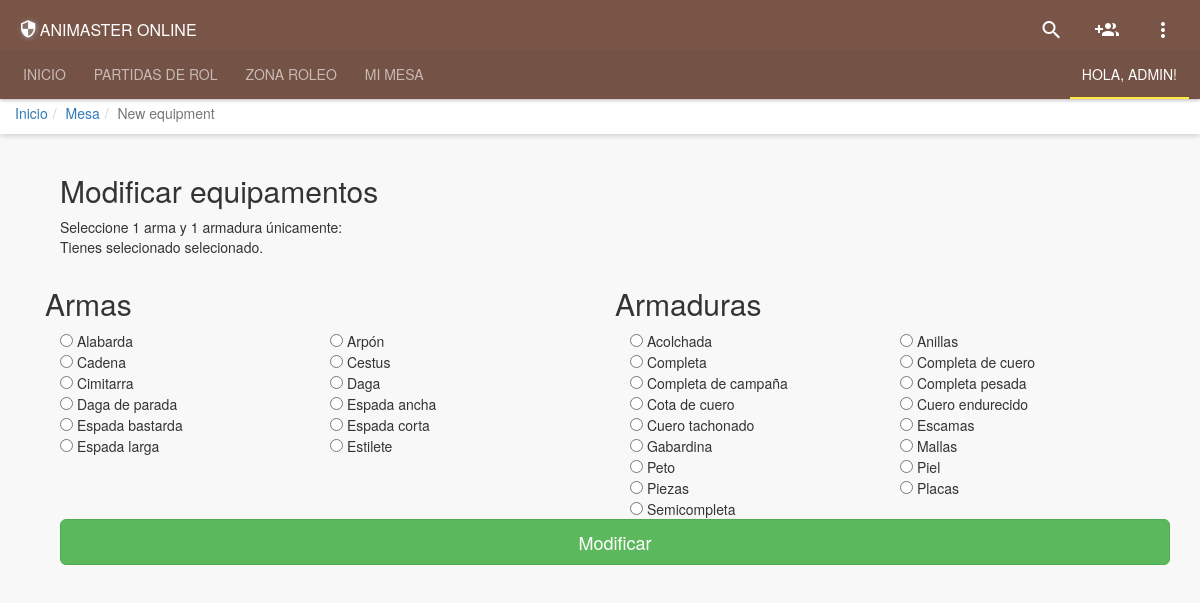
/settings/character/mod_equipment.php (signed in), run on the app's committed database.
### tables this page shows
CREATE TABLE Objeto (
      `id_objeto` int(11) NOT NULL AUTO_INCREMENT,
  `nombre` varchar(32) DEFAULT NULL,
  `descripcion` varchar(2000) DEFAULT NULL,
  `peso` float(4,1) DEFAULT NULL,
  `precio` int(11) DEFAULT NULL,
  `public` varchar(8) DEFAULT 'true',
  `disponibilidad` varchar(8) DEFAULT NULL,
  `calidad` int(11) DEFAULT NULL,
  `id_tipo` int(11) DEFAULT '6',
      PRIMARY KEY (`id_objeto`)
);

### System/Classes/Objeto.php (called while the page is built, shortened)
<?php
    class Objeto{
        private $id_objeto;
        private $nombre;
        public function viewArmas(){
            $db = new connexio();
            $sql = "SELECT * FROM Objeto where id_tipo='3' and public='true'";
            $query = $db->query($sql);
            $rtn = array();
            while($obj = $query->fetch_assoc()){
                $Objeto = new Objeto($obj["id_objeto"],$obj["nombre"],$obj["descripcion"],$obj["peso"],$obj["precio"],$obj["public"],$obj["disponibilidad"],$obj["calidad"],$obj["id_tipo"]);
                array_push($rtn, $Objeto);
            }
            return $rtn;
        }
        public function viewArmadura(){
            $db = new connexio();
            $sql = "SELECT * FROM Objeto where id_tipo='2' and public='true'";
            $query = $db->query($sql);
            $rtn = array();
            while($obj = $query->fetch_assoc()){
                $Objeto = new Objeto($obj["id_objeto"],$obj["nombre"],$obj["descripcion"],$obj["peso"],$obj["precio"],$obj["public"],$obj["disponibilidad"],$obj["calidad"],$obj["id_tipo"]);
                array_push($rtn, $Objeto);
            }
            return $rtn;
        }
        function __construct(){
            $args = func_get_args();
            $num = func_num_args();
            $f='__construct'. $num;
        }
        function __construct0(){
            $this->id_objeto=0;
            $this->nombre = "";
        }
        function __construct9($a1, $a2, $a3, $a4, $a5, $a6, $a7, $a8, $a9){
            $this->id_objeto=$a1;
            $this->nombre = $a2;
        }
        public function getId_Objeto() {
            return $this->id_objeto;
        }
        public function getNombre() {
            return $this->nombre;
        }
    }
?>

### settings/character/mod_equipment.php (the view, shortened to what this page needs)
<?php
include "../../Public/layouts/head.php";
?>
<div class="container" >
    <form method="POST" name="myForm" action="../../System/Protocols/Equipment_Mod.php">
        <div class="row">
            <div class="col-md-12">
                <div class="col-md-12 cinput m-l-15 ">
                    <h2 class="form-signin-heading">Modificar equipamentos</h2>
                    Seleccione 1 arma y 1 armadura únicamente:<br>Tienes selecionado
                    selecionado.
                </div>
                <div class="col-md-6">
                    <h2 class="form-signin-heading">Armas</h2>
                        <?php
                        require_once "../../System/Classes/Objeto.php";
                        $objeto=new Objeto();
                        $objeto=$objeto->viewArmas();
                        foreach ($objeto as $objeto){
                            $nombre=$objeto->getNombre();
                            $id_objeto=$objeto->getId_Objeto();
                        ?>
                    <div class="col-md-6">
                        <input type="radio" name="armas" value="<?php echo $id_objeto ?>" id="<?php echo $id_objeto ?>" required><?php echo " ".$nombre ?>
                    </div>
                        <?php  } ?>
                </div>
                <div class="col-md-6">
                    <h2 class="form-signin-heading">Armaduras</h2>
                    <?php
                        require_once "../../System/Classes/Objeto.php";
                        $objeto=new Objeto();
                        $objeto=$objeto->viewArmadura();
                        foreach ($objeto as $objeto){
                            $nombre=$objeto->getNombre();
                            $id_objeto=$objeto->getId_Objeto();
                        ?>
                    <div class="col-md-6">
                        <input type="radio" name="armadura" value="<?php echo $id_objeto ?>" id="<?php echo $id_objeto ?>" required><?php echo " ".$nombre ?>
                    </div>
                        <?php  } ?>
                </div>
                <div class="col-md-12 cinput m-l-15">
                    <button class="btn btn-lg btn-success btn-block" type="submit">Modificar</button>
                </div>
            </div>
        </div>
    </form>
</div>
<?php include "../../Public/layouts/footer.php";?>

### Public/css/theme.css (style rules this page uses)
body { background-color: #F8F8F8; }
html { background-color: #F8F8F8; }
.m-l-15 { margin-left: 15px !important; }
@media (min-width: 768px) { body { padding-top: 95px; } }
.cinput { margin-bottom: 10px; }

### data on the page
objeto: nombre "Alabarda"
objeto: nombre "Arpón"
objeto: nombre "Cadena"
objeto: nombre "Cestus"
objeto: nombre "Cimitarra"
objeto: nombre "Daga"
objeto: nombre "Daga de parada"
objeto: nombre "Espada ancha"
objeto: nombre "Espada bastarda"
objeto: nombre "Espada corta"
objeto: nombre "Espada larga"
objeto: nombre "Estilete"
objeto: nombre "Acolchada"
objeto: nombre "Anillas"
objeto: nombre "Completa"
objeto: nombre "Completa de cuero"
objeto: nombre "Completa de campaña"
objeto: nombre "Completa pesada"
objeto: nombre "Cota de cuero"
objeto: nombre "Cuero endurecido"
objeto: nombre "Cuero tachonado"
objeto: nombre "Escamas"
objeto: nombre "Gabardina"
objeto: nombre "Mallas"
objeto: nombre "Peto"
objeto: nombre "Piel"
objeto: nombre "Piezas"
objeto: nombre "Placas"
objeto: nombre "Semicompleta"

### other printed values
$value['nickname'] "ADMIN"
$pan[0] "Inicio"
$pan[0] "Mesa"
$pan[0] "New equipment"
